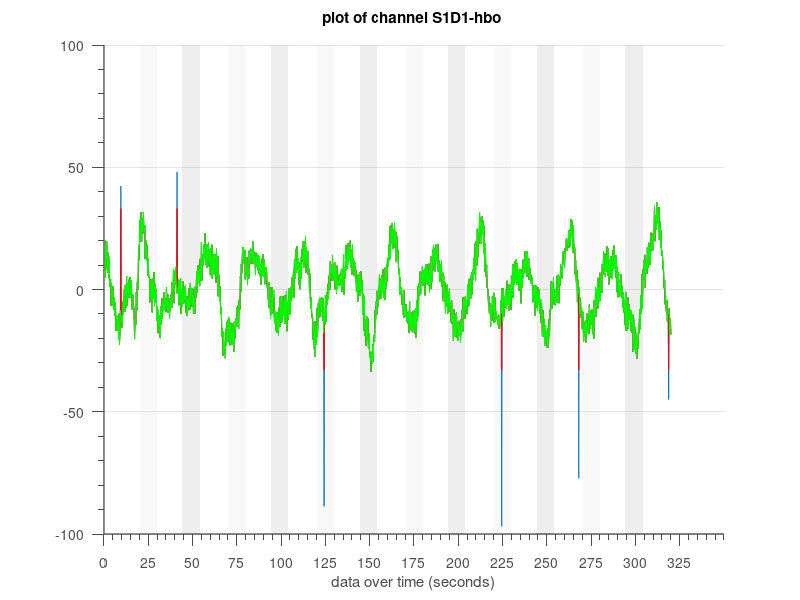
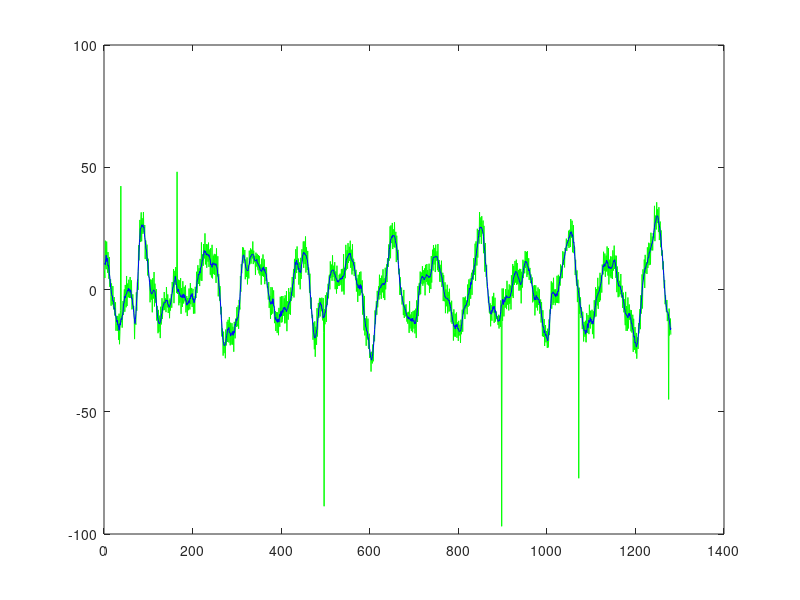

Source code (MATLAB) for these figures, in order: (Note: this script raises an error after producing the figures.)
% Help us to improve 
% Please answer some questions.
% https://docs.google.com/forms/d/e/1FAIpQLScz1FjMOB-1cXE41YDhjYvgSJiVky8mx2lXEN3rI8BO2UpE3w/viewform?usp=sf_link

%% Let's explore the training set.

% Load data.
% This dataset represents the output of the acquisition equipment during the training run.

addpath('data')
addpath(genpath('classification'))
load('training_dataset_workshop.mat')

% You should see TRAIN, chans_label 
% in MATLAB's Workspace.

%% What we know about the data:
sampling_freq=4;

%% Let's see what is inside each variable.
% traindata is a 41x1280

[train_rows, train_cols]=size(TRAIN);
[num_chans]=numel(chans_labels);

fprintf('Our training set has %i samples, and %i channels.\n', train_cols, num_chans);

%% Checking the training data.
% First we have to select a channel.

chan_idx=1;

%% Now we can plot it over time.

figure, 
plot(TRAIN(chan_idx,:))

%% Re-arrange the plot considering what we know.
% 
% Sampling_Freq=4Hz.
% 
% If possible , make a "prettier" plot.

int_t=100;
set(gca, ...
  'Box'         , 'off'     , ...
  'TickDir'     , 'out'     , ...
  'TickLength'  , [.02 .02] , ...
  'XMinorTick'  , 'on'      , ...
  'YMinorTick'  , 'on'      , ...
  'YGrid'       , 'on'      , ...
  'XColor'      , [.3 .3 .3], ...
  'YColor'      , [.3 .3 .3], ...
  'XTick'       , 0:int_t:train_cols+int_t, ...
  'XTickLabel'  , 0:int_t/sampling_freq:(train_cols+int_t)/sampling_freq, ...
  'LineWidth'   , 1         );

ylim=get(gca, 'ylim');

xlabel('data over time (seconds)')

title(sprintf('plot of channel %s \n', chans_labels{chan_idx}))
%% 
% If you look closely, the matrix TRAIN has 41 lines. The last one represents 
% the task.
% 
% Let's edit the figure and add the condition.

hold on;

idxs=find(diff(TRAIN(end,:)));
st_int=1;
colors=[255, 255, 255;
    190, 190, 190;
    90, 90, 90]/255;

for i=1:numel(idxs)
    end_int=idxs(i);
    
    p=patch([st_int end_int end_int st_int],...
        [ylim(1) ylim(1)  ylim(2) ylim(2)],...
        colors(TRAIN(end,st_int)+1,:));
    set(p, 'FaceAlpha', 0.1,...
           'EdgeColor', 'none')   
    st_int=end_int+1;
end

%% 
% There are several moments that represent outliers (data points that differ 
% significantly from other observations).
% 
% How can we identify them? clean them?

% [Example] Rule - values that are greater than 3 times the mean + STD
outlcoef=3;
                
% outlier detection.
datasegment=TRAIN(chan_idx,:);

% compute the mean and standard deviation of the entir signal.
m_data=mean(datasegment);
std_data=std(datasegment);

% Find elements that exceed by far the mean - e.g. x(i) > mean + 3*STD
outliers_idxs=find(abs(m_data-datasegment)>outlcoef*std_data);

% Replace elements by limit values
for i =1:length(outliers_idxs)
    if datasegment(outliers_idxs(i)) > m_data
        datasegment(outliers_idxs(i))=m_data+std_data*2.5;
    else
        datasegment(outliers_idxs(i))=m_data-std_data*2.5;
    end
end

plot(datasegment, 'r')

%% TO DISCUSS
% better alternative to substitute outliers?
for i =1:length(outliers_idxs)
    if datasegment(outliers_idxs(i)) > m_data
        datasegment(outliers_idxs(i))=mean([datasegment(outliers_idxs(i)-1) datasegment(outliers_idxs(i)+1)]);
    else
        datasegment(outliers_idxs(i))=mean([datasegment(outliers_idxs(i)-1) datasegment(outliers_idxs(i)+1)]);
    end
end

plot(datasegment, 'g')

%% Low pass filter to remove high frequency noise [not related with the task]
% moving average filter - sliding window.
% Set the number of points of the average.
movingavwindow=5;

% low pass filter - moving average of x samples (pr channel)
datasegmentcleaned=movmean(datasegment,movingavwindow);

%% Let's check what we have done to the data.
figure, plot(1:length(datasegment),TRAIN(chan_idx,:), 'g', 1:length(datasegment),datasegmentcleaned,'b');


%% Looks OK!
% Now we train the classifier - we will try to define a model that
% automatically identifies what the participant is thinking!

%% Training the classifier.

% Number of features available (Hbo and Hbr per channel, 20 channels = 40
% feats).
nfeats = 40;

datatrain=TRAIN(1:40,:)';
labelstrain=TRAIN(41,:)';

%% Feature Selection - Which are the best feats?
% Select the 10 best features availables. 
ntopfeats = 10;

% Feature Selection using two criteria - Fisher score,  Kruskal Wallis     
[ ~ , ~ , fs1] = FS_kruskal( datatrain , labelstrain , chans_labels , ntopfeats );
[ ~ , ~ , fs2] = FS_fisher( datatrain , labelstrain , chans_labels , ntopfeats );

% Plot intersection of feature selection methods
plotFSfig(fs1,fs2,nfeats,chans_labels)
bestfeats=unique([fs1',fs2']);

varslabels=chans_labels;
varslabels(41)={'response'};
%% Train model

% Let's use the trinaing set to train the classifier and help the model to
% create the best fit to decide the correct class for each timepoint.
[trainedClassifier, validationAccuracy] = trainSVMClassifier(TRAIN([bestfeats 41],:)', varslabels([bestfeats 41])');

fprintf('The accuracy in the training set is %.3f.\n', validationAccuracy);

%% Save the classifier 

% for use in the client in real-time.
save classifier.mat trainedClassifier bestfeats

copyfile classifier.mat client


